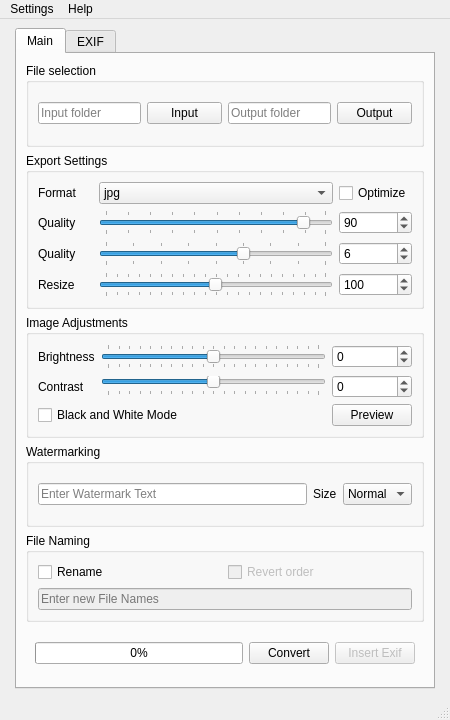
<?xml version="1.0" encoding="UTF-8"?>
<ui version="4.0">
 <class>MainWindow</class>
 <widget class="QMainWindow" name="MainWindow">
  <property name="windowModality">
   <enum>Qt::WindowModality::NonModal</enum>
  </property>
  <property name="geometry">
   <rect>
    <x>0</x>
    <y>0</y>
    <width>450</width>
    <height>720</height>
   </rect>
  </property>
  <property name="minimumSize">
   <size>
    <width>350</width>
    <height>677</height>
   </size>
  </property>
  <property name="maximumSize">
   <size>
    <width>450</width>
    <height>1000</height>
   </size>
  </property>
  <property name="windowTitle">
   <string>OptimaLab35</string>
  </property>
  <widget class="QWidget" name="centralwidget">
   <layout class="QGridLayout" name="gridLayout">
    <item row="0" column="0">
     <widget class="QTabWidget" name="tabWidget">
      <property name="maximumSize">
       <size>
        <width>420</width>
        <height>16777215</height>
       </size>
      </property>
      <property name="currentIndex">
       <number>0</number>
      </property>
      <widget class="QWidget" name="tab_1">
       <attribute name="title">
        <string>Main</string>
       </attribute>
       <layout class="QVBoxLayout" name="verticalLayout_10">
        <item>
         <widget class="QGroupBox" name="folder_group">
          <property name="maximumSize">
           <size>
            <width>400</width>
            <height>16777215</height>
           </size>
          </property>
          <property name="title">
           <string>File selection</string>
          </property>
          <layout class="QGridLayout" name="gridLayout_5">
           <item row="0" column="1">
            <widget class="QPushButton" name="input_folder_button">
             <property name="minimumSize">
              <size>
               <width>70</width>
               <height>0</height>
              </size>
             </property>
             <property name="toolTip">
              <string>Open a file browser to select a folder for loading images.</string>
             </property>
             <property name="text">
              <string extracomment="Comment?">Input</string>
             </property>
             <property name="flat">
              <bool>false</bool>
             </property>
            </widget>
           </item>
           <item row="0" column="2">
            <widget class="QLineEdit" name="output_path">
             <property name="text">
              <string/>
             </property>
             <property name="placeholderText">
              <string>Output folder</string>
             </property>
            </widget>
           </item>
           <item row="0" column="0">
            <widget class="QLineEdit" name="input_path">
             <property name="toolTip">
              <string/>
             </property>
             <property name="text">
              <string/>
             </property>
             <property name="placeholderText">
              <string>Input folder</string>
             </property>
            </widget>
           </item>
           <item row="0" column="3">
            <widget class="QPushButton" name="output_folder_button">
             <property name="minimumSize">
              <size>
               <width>70</width>
               <height>0</height>
              </size>
             </property>
             <property name="toolTip">
              <string>Open a file browser to select a folder for saving images.</string>
             </property>
             <property name="text">
              <string>Output</string>
             </property>
            </widget>
           </item>
          </layout>
         </widget>
        </item>
        <item>
         <widget class="QGroupBox" name="groupBox">
          <property name="maximumSize">
           <size>
            <width>400</width>
            <height>16777215</height>
           </size>
          </property>
          <property name="title">
           <string>Export Settings</string>
          </property>
          <layout class="QGridLayout" name="gridLayout_4">
           <item row="4" column="0">
            <widget class="QLabel" name="quality_label_2">
             <property name="text">
              <string>Quality</string>
             </property>
            </widget>
           </item>
           <item row="3" column="3">
            <widget class="QSpinBox" name="jpg_quality_spinBox">
             <property name="minimum">
              <number>1</number>
             </property>
             <property name="maximum">
              <number>100</number>
             </property>
             <property name="value">
              <number>90</number>
             </property>
            </widget>
           </item>
           <item row="0" column="0">
            <widget class="QLabel" name="label_11">
             <property name="text">
              <string>Format     </string>
             </property>
            </widget>
           </item>
           <item row="0" column="3">
            <widget class="QCheckBox" name="optimize_checkBox">
             <property name="toolTip">
              <string>Recommended for web use. Enables PIL optimization to slightly reduce file size without visible quality loss. </string>
             </property>
             <property name="text">
              <string>Optimize</string>
             </property>
            </widget>
           </item>
           <item row="4" column="2">
            <widget class="QSlider" name="png_quality_Slider">
             <property name="toolTip">
              <string/>
             </property>
             <property name="minimum">
              <number>1</number>
             </property>
             <property name="maximum">
              <number>9</number>
             </property>
             <property name="pageStep">
              <number>1</number>
             </property>
             <property name="sliderPosition">
              <number>6</number>
             </property>
             <property name="orientation">
              <enum>Qt::Orientation::Horizontal</enum>
             </property>
             <property name="tickPosition">
              <enum>QSlider::TickPosition::TicksBothSides</enum>
             </property>
            </widget>
           </item>
           <item row="4" column="3">
            <widget class="QSpinBox" name="png_quality_spinBox">
             <property name="enabled">
              <bool>true</bool>
             </property>
             <property name="minimum">
              <number>1</number>
             </property>
             <property name="maximum">
              <number>9</number>
             </property>
             <property name="value">
              <number>6</number>
             </property>
            </widget>
           </item>
           <item row="3" column="0">
            <widget class="QLabel" name="quality_label_1">
             <property name="text">
              <string>Quality</string>
             </property>
            </widget>
           </item>
           <item row="0" column="2">
            <widget class="QComboBox" name="image_type">
             <property name="toolTip">
              <string>Select export file type.</string>
             </property>
             <item>
              <property name="text">
               <string notr="true">jpg</string>
              </property>
             </item>
             <item>
              <property name="text">
               <string notr="true">png</string>
              </property>
             </item>
             <item>
              <property name="text">
               <string notr="true">webp</string>
              </property>
             </item>
            </widget>
           </item>
           <item row="3" column="2">
            <widget class="QSlider" name="jpg_quality_Slider">
             <property name="minimum">
              <number>1</number>
             </property>
             <property name="maximum">
              <number>100</number>
             </property>
             <property name="sliderPosition">
              <number>90</number>
             </property>
             <property name="orientation">
              <enum>Qt::Orientation::Horizontal</enum>
             </property>
             <property name="tickPosition">
              <enum>QSlider::TickPosition::TicksBothSides</enum>
             </property>
            </widget>
           </item>
           <item row="5" column="0">
            <widget class="QLabel" name="label_13">
             <property name="toolTip">
              <string>Choose image scaling options. ⚠ Upscaling large images may freeze the system depending on hardware.</string>
             </property>
             <property name="text">
              <string>Resize</string>
             </property>
            </widget>
           </item>
           <item row="5" column="2">
            <widget class="QSlider" name="resize_Slider">
             <property name="toolTip">
              <string/>
             </property>
             <property name="minimum">
              <number>1</number>
             </property>
             <property name="maximum">
              <number>200</number>
             </property>
             <property name="value">
              <number>100</number>
             </property>
             <property name="orientation">
              <enum>Qt::Orientation::Horizontal</enum>
             </property>
             <property name="tickPosition">
              <enum>QSlider::TickPosition::TicksBothSides</enum>
             </property>
            </widget>
           </item>
           <item row="5" column="3">
            <widget class="QSpinBox" name="resize_spinBox">
             <property name="enabled">
              <bool>true</bool>
             </property>
             <property name="toolTip">
              <string/>
             </property>
             <property name="minimum">
              <number>1</number>
             </property>
             <property name="maximum">
              <number>200</number>
             </property>
             <property name="singleStep">
              <number>1</number>
             </property>
             <property name="value">
              <number>100</number>
             </property>
            </widget>
           </item>
          </layout>
         </widget>
        </item>
        <item>
         <widget class="QGroupBox" name="groupBox_2">
          <property name="maximumSize">
           <size>
            <width>400</width>
            <height>16777215</height>
           </size>
          </property>
          <property name="mouseTracking">
           <bool>false</bool>
          </property>
          <property name="title">
           <string>Image Adjustments</string>
          </property>
          <layout class="QGridLayout" name="gridLayout_3">
           <item row="1" column="0">
            <widget class="QLabel" name="label_9">
             <property name="text">
              <string>Brightness</string>
             </property>
            </widget>
           </item>
           <item row="1" column="1">
            <widget class="QSlider" name="brightness_horizontalSlider">
             <property name="minimum">
              <number>-100</number>
             </property>
             <property name="maximum">
              <number>100</number>
             </property>
             <property name="orientation">
              <enum>Qt::Orientation::Horizontal</enum>
             </property>
             <property name="tickPosition">
              <enum>QSlider::TickPosition::TicksBothSides</enum>
             </property>
            </widget>
           </item>
           <item row="1" column="2">
            <widget class="QSpinBox" name="brightness_spinBox">
             <property name="enabled">
              <bool>true</bool>
             </property>
             <property name="minimum">
              <number>-100</number>
             </property>
             <property name="maximum">
              <number>100</number>
             </property>
             <property name="value">
              <number>0</number>
             </property>
            </widget>
           </item>
           <item row="4" column="2">
            <widget class="QSpinBox" name="contrast_spinBox">
             <property name="enabled">
              <bool>true</bool>
             </property>
             <property name="minimum">
              <number>-100</number>
             </property>
             <property name="maximum">
              <number>100</number>
             </property>
             <property name="value">
              <number>0</number>
             </property>
            </widget>
           </item>
           <item row="4" column="0">
            <widget class="QLabel" name="label_10">
             <property name="text">
              <string>Contrast</string>
             </property>
            </widget>
           </item>
           <item row="4" column="1">
            <widget class="QSlider" name="contrast_horizontalSlider">
             <property name="minimum">
              <number>-100</number>
             </property>
             <property name="maximum">
              <number>100</number>
             </property>
             <property name="orientation">
              <enum>Qt::Orientation::Horizontal</enum>
             </property>
             <property name="tickPosition">
              <enum>QSlider::TickPosition::TicksBelow</enum>
             </property>
            </widget>
           </item>
           <item row="5" column="0" colspan="2">
            <widget class="QCheckBox" name="grayscale_checkBox">
             <property name="toolTip">
              <string>Converts image to Grayscale</string>
             </property>
             <property name="text">
              <string>Black and White Mode</string>
             </property>
            </widget>
           </item>
           <item row="5" column="2">
            <widget class="QPushButton" name="preview_Button">
             <property name="toolTip">
              <string>Open a preview window to see how brightness, contrast, and grayscale adjustments affect your image.</string>
             </property>
             <property name="text">
              <string>Preview</string>
             </property>
            </widget>
           </item>
          </layout>
         </widget>
        </item>
        <item>
         <widget class="QGroupBox" name="groupBox_3">
          <property name="enabled">
           <bool>true</bool>
          </property>
          <property name="maximumSize">
           <size>
            <width>400</width>
            <height>16777215</height>
           </size>
          </property>
          <property name="title">
           <string>Watermarking</string>
          </property>
          <property name="flat">
           <bool>false</bool>
          </property>
          <property name="checkable">
           <bool>false</bool>
          </property>
          <property name="checked">
           <bool>false</bool>
          </property>
          <layout class="QHBoxLayout" name="horizontalLayout_5">
           <item>
            <widget class="QLineEdit" name="watermark_lineEdit">
             <property name="enabled">
              <bool>true</bool>
             </property>
             <property name="text">
              <string/>
             </property>
             <property name="placeholderText">
              <string>Enter Watermark Text</string>
             </property>
            </widget>
           </item>
           <item>
            <widget class="QLabel" name="label_12">
             <property name="text">
              <string>Size</string>
             </property>
            </widget>
           </item>
           <item>
            <widget class="QComboBox" name="font_size_comboBox">
             <property name="toolTip">
              <string>Adjust the font size for the watermark. Size scales proportionally to image dimensions.</string>
             </property>
             <property name="currentText">
              <string>Normal</string>
             </property>
             <property name="currentIndex">
              <number>2</number>
             </property>
             <item>
              <property name="text">
               <string>Tiny</string>
              </property>
             </item>
             <item>
              <property name="text">
               <string>Small</string>
              </property>
             </item>
             <item>
              <property name="text">
               <string>Normal</string>
              </property>
             </item>
             <item>
              <property name="text">
               <string>Large</string>
              </property>
             </item>
             <item>
              <property name="text">
               <string>Huge</string>
              </property>
             </item>
            </widget>
           </item>
          </layout>
         </widget>
        </item>
        <item>
         <widget class="QGroupBox" name="rename_group">
          <property name="maximumSize">
           <size>
            <width>400</width>
            <height>16777215</height>
           </size>
          </property>
          <property name="title">
           <string>File Naming</string>
          </property>
          <layout class="QGridLayout" name="gridLayout_6">
           <item row="0" column="0">
            <widget class="QCheckBox" name="rename_checkbox">
             <property name="toolTip">
              <string>Enable to rename all images with a new base name. '_xx' will be added at the end of each filename.</string>
             </property>
             <property name="text">
              <string>Rename</string>
             </property>
            </widget>
           </item>
           <item row="0" column="1">
            <widget class="QCheckBox" name="revert_checkbox">
             <property name="enabled">
              <bool>false</bool>
             </property>
             <property name="toolTip">
              <string>Reverses the order of images. Useful for scanned film rolls where the last image (e.g., 36) is scanned first.</string>
             </property>
             <property name="text">
              <string>Revert order</string>
             </property>
            </widget>
           </item>
           <item row="1" column="0" colspan="2">
            <widget class="QLineEdit" name="filename">
             <property name="enabled">
              <bool>false</bool>
             </property>
             <property name="text">
              <string/>
             </property>
             <property name="placeholderText">
              <string>Enter new File Names</string>
             </property>
            </widget>
           </item>
          </layout>
         </widget>
        </item>
        <item>
         <widget class="QWidget" name="widget_9" native="true">
          <property name="maximumSize">
           <size>
            <width>400</width>
            <height>50</height>
           </size>
          </property>
          <layout class="QHBoxLayout" name="horizontalLayout_3">
           <item>
            <widget class="QProgressBar" name="progressBar">
             <property name="enabled">
              <bool>true</bool>
             </property>
             <property name="value">
              <number>0</number>
             </property>
            </widget>
           </item>
           <item>
            <widget class="QPushButton" name="start_button">
             <property name="enabled">
              <bool>true</bool>
             </property>
             <property name="text">
              <string>Convert</string>
             </property>
            </widget>
           </item>
           <item>
            <widget class="QPushButton" name="insert_exif_Button">
             <property name="enabled">
              <bool>false</bool>
             </property>
             <property name="toolTip">
              <string>Insert EXIF without modifying images.</string>
             </property>
             <property name="text">
              <string>Insert Exif</string>
             </property>
            </widget>
           </item>
          </layout>
         </widget>
        </item>
       </layout>
      </widget>
      <widget class="QWidget" name="tab_2">
       <attribute name="title">
        <string>EXIF</string>
       </attribute>
       <layout class="QVBoxLayout" name="verticalLayout_9">
        <item>
         <widget class="QGroupBox" name="exif_group">
          <property name="title">
           <string>EXIF Settings</string>
          </property>
          <layout class="QHBoxLayout" name="horizontalLayout">
           <item>
            <widget class="QCheckBox" name="exif_checkbox">
             <property name="enabled">
              <bool>true</bool>
             </property>
             <property name="toolTip">
              <string>Add your own EXIF data to the images with the selection from below.</string>
             </property>
             <property name="text">
              <string>Custom EXIF</string>
             </property>
            </widget>
           </item>
           <item>
            <widget class="QCheckBox" name="exif_copy_checkBox">
             <property name="toolTip">
              <string>Copy EXIF from the input data.</string>
             </property>
             <property name="text">
              <string>Copy EXIF</string>
             </property>
            </widget>
           </item>
           <item>
            <widget class="QPushButton" name="edit_exif_button">
             <property name="enabled">
              <bool>true</bool>
             </property>
             <property name="toolTip">
              <string>Open the EXIF Editor to add or remove metadata entries, making them available for selection.</string>
             </property>
             <property name="text">
              <string>EXIF editor</string>
             </property>
            </widget>
           </item>
          </layout>
         </widget>
        </item>
        <item>
         <widget class="QGroupBox" name="exif_options_group">
          <property name="enabled">
           <bool>false</bool>
          </property>
          <property name="title">
           <string>Essential EXIF Info</string>
          </property>
          <layout class="QGridLayout" name="gridLayout_7">
           <item row="3" column="0">
            <widget class="QWidget" name="widget_7" native="true">
             <layout class="QVBoxLayout" name="verticalLayout_7">
              <item>
               <widget class="QLabel" name="label_7">
                <property name="text">
                 <string>Artist</string>
                </property>
               </widget>
              </item>
              <item>
               <widget class="QComboBox" name="artist_comboBox"/>
              </item>
             </layout>
            </widget>
           </item>
           <item row="1" column="1">
            <widget class="QWidget" name="widget_4" native="true">
             <layout class="QVBoxLayout" name="verticalLayout_4">
              <item>
               <widget class="QLabel" name="label_4">
                <property name="text">
                 <string>ISO</string>
                </property>
               </widget>
              </item>
              <item>
               <widget class="QComboBox" name="iso_comboBox"/>
              </item>
             </layout>
            </widget>
           </item>
           <item row="2" column="1">
            <widget class="QWidget" name="widget_6" native="true">
             <layout class="QVBoxLayout" name="verticalLayout_6">
              <item>
               <widget class="QLabel" name="label_6">
                <property name="text">
                 <string>Scanner</string>
                </property>
               </widget>
              </item>
              <item>
               <widget class="QComboBox" name="user_comment_comboBox"/>
              </item>
             </layout>
            </widget>
           </item>
           <item row="1" column="0">
            <widget class="QWidget" name="widget_2" native="true">
             <layout class="QVBoxLayout" name="verticalLayout_2">
              <item>
               <widget class="QLabel" name="label_2">
                <property name="text">
                 <string>Lens</string>
                </property>
               </widget>
              </item>
              <item>
               <widget class="QComboBox" name="lens_comboBox"/>
              </item>
             </layout>
            </widget>
           </item>
           <item row="2" column="0">
            <widget class="QWidget" name="widget_5" native="true">
             <layout class="QVBoxLayout" name="verticalLayout_5">
              <item>
               <widget class="QLabel" name="label_5">
                <property name="text">
                 <string>Film</string>
                </property>
               </widget>
              </item>
              <item>
               <widget class="QComboBox" name="image_description_comboBox"/>
              </item>
             </layout>
            </widget>
           </item>
           <item row="0" column="0">
            <widget class="QWidget" name="widget" native="true">
             <layout class="QVBoxLayout" name="verticalLayout">
              <item>
               <widget class="QLabel" name="label">
                <property name="text">
                 <string>Make</string>
                </property>
               </widget>
              </item>
              <item>
               <widget class="QComboBox" name="make_comboBox">
                <property name="currentText">
                 <string/>
                </property>
                <property name="placeholderText">
                 <string/>
                </property>
               </widget>
              </item>
             </layout>
            </widget>
           </item>
           <item row="0" column="1">
            <widget class="QWidget" name="widget_3" native="true">
             <layout class="QVBoxLayout" name="verticalLayout_3">
              <item>
               <widget class="QLabel" name="label_3">
                <property name="text">
                 <string>Model</string>
                </property>
               </widget>
              </item>
              <item>
               <widget class="QComboBox" name="model_comboBox"/>
              </item>
             </layout>
            </widget>
           </item>
           <item row="3" column="1">
            <widget class="QWidget" name="widget_8" native="true">
             <layout class="QVBoxLayout" name="verticalLayout_8">
              <item>
               <widget class="QLabel" name="label_8">
                <property name="text">
                 <string>Copyright</string>
                </property>
               </widget>
              </item>
              <item>
               <widget class="QComboBox" name="copyright_info_comboBox"/>
              </item>
             </layout>
            </widget>
           </item>
          </layout>
         </widget>
        </item>
        <item>
         <widget class="QGroupBox" name="gps_groupBox">
          <property name="enabled">
           <bool>false</bool>
          </property>
          <property name="title">
           <string>GPS Coordinates</string>
          </property>
          <layout class="QHBoxLayout" name="horizontalLayout_4">
           <item>
            <widget class="QCheckBox" name="gps_checkBox">
             <property name="toolTip">
              <string>From a Homepage like latlong.net</string>
             </property>
             <property name="text">
              <string>Enable GPS Data</string>
             </property>
            </widget>
           </item>
           <item>
            <widget class="QLineEdit" name="lat_lineEdit">
             <property name="enabled">
              <bool>false</bool>
             </property>
             <property name="toolTip">
              <string>Format: xx.xxxxxx (e.g., 57.618520)</string>
             </property>
             <property name="text">
              <string/>
             </property>
             <property name="maxLength">
              <number>8</number>
             </property>
             <property name="placeholderText">
              <string>Latitude</string>
             </property>
            </widget>
           </item>
           <item>
            <widget class="QLineEdit" name="long_lineEdit">
             <property name="enabled">
              <bool>false</bool>
             </property>
             <property name="toolTip">
              <string>Format: xx.xxxxxx (e.g., -13.779602)</string>
             </property>
             <property name="text">
              <string/>
             </property>
             <property name="maxLength">
              <number>8</number>
             </property>
             <property name="placeholderText">
              <string>Longitude</string>
             </property>
            </widget>
           </item>
          </layout>
         </widget>
        </item>
        <item>
         <widget class="QGroupBox" name="date_groupBox">
          <property name="enabled">
           <bool>false</bool>
          </property>
          <property name="title">
           <string>Original Capture Data and Time</string>
          </property>
          <layout class="QHBoxLayout" name="horizontalLayout_2">
           <item>
            <widget class="QCheckBox" name="add_date_checkBox">
             <property name="toolTip">
              <string>Adds &quot;Date and Time (original)&quot; to the image, i.e. when the picture was taking.</string>
             </property>
             <property name="text">
              <string>Enable Timestamp</string>
             </property>
            </widget>
           </item>
           <item>
            <widget class="QDateEdit" name="dateEdit">
             <property name="enabled">
              <bool>false</bool>
             </property>
             <property name="dateTime">
              <datetime>
               <hour>22</hour>
               <minute>0</minute>
               <second>0</second>
               <year>2024</year>
               <month>12</month>
               <day>31</day>
              </datetime>
             </property>
             <property name="maximumDate">
              <date>
               <year>2038</year>
               <month>12</month>
               <day>31</day>
              </date>
             </property>
             <property name="minimumDate">
              <date>
               <year>1970</year>
               <month>1</month>
               <day>1</day>
              </date>
             </property>
             <property name="calendarPopup">
              <bool>true</bool>
             </property>
            </widget>
           </item>
          </layout>
         </widget>
        </item>
       </layout>
      </widget>
     </widget>
    </item>
   </layout>
  </widget>
  <widget class="QStatusBar" name="statusBar"/>
  <widget class="QMenuBar" name="menuBar">
   <property name="geometry">
    <rect>
     <x>0</x>
     <y>0</y>
     <width>450</width>
     <height>19</height>
    </rect>
   </property>
   <widget class="QMenu" name="menuHelp">
    <property name="title">
     <string>Help</string>
    </property>
    <addaction name="actionAbout"/>
   </widget>
   <widget class="QMenu" name="menuSettings">
    <property name="title">
     <string>Settings</string>
    </property>
    <addaction name="actionSettings"/>
   </widget>
   <addaction name="menuSettings"/>
   <addaction name="menuHelp"/>
  </widget>
  <action name="actionInfo">
   <property name="text">
    <string>About</string>
   </property>
  </action>
  <action name="actionPreview">
   <property name="text">
    <string>Preview image</string>
   </property>
  </action>
  <action name="actionAbout">
   <property name="text">
    <string>About</string>
   </property>
  </action>
  <action name="actionSettings">
   <property name="text">
    <string>Preferences...</string>
   </property>
  </action>
 </widget>
 <resources/>
 <connections>
  <connection>
   <sender>rename_checkbox</sender>
   <signal>toggled(bool)</signal>
   <receiver>filename</receiver>
   <slot>setEnabled(bool)</slot>
   <hints>
    <hint type="sourcelabel">
     <x>105</x>
     <y>522</y>
    </hint>
    <hint type="destinationlabel">
     <x>182</x>
     <y>560</y>
    </hint>
   </hints>
  </connection>
  <connection>
   <sender>exif_checkbox</sender>
   <signal>toggled(bool)</signal>
   <receiver>exif_options_group</receiver>
   <slot>setEnabled(bool)</slot>
   <hints>
    <hint type="sourcelabel">
     <x>130</x>
     <y>105</y>
    </hint>
    <hint type="destinationlabel">
     <x>236</x>
     <y>328</y>
    </hint>
   </hints>
  </connection>
  <connection>
   <sender>jpg_quality_Slider</sender>
   <signal>valueChanged(int)</signal>
   <receiver>jpg_quality_spinBox</receiver>
   <slot>setValue(int)</slot>
   <hints>
    <hint type="sourcelabel">
     <x>218</x>
     <y>289</y>
    </hint>
    <hint type="destinationlabel">
     <x>380</x>
     <y>289</y>
    </hint>
   </hints>
  </connection>
  <connection>
   <sender>exif_copy_checkBox</sender>
   <signal>toggled(bool)</signal>
   <receiver>exif_checkbox</receiver>
   <slot>setDisabled(bool)</slot>
   <hints>
    <hint type="sourcelabel">
     <x>332</x>
     <y>105</y>
    </hint>
    <hint type="destinationlabel">
     <x>130</x>
     <y>105</y>
    </hint>
   </hints>
  </connection>
  <connection>
   <sender>exif_checkbox</sender>
   <signal>toggled(bool)</signal>
   <receiver>exif_copy_checkBox</receiver>
   <slot>setDisabled(bool)</slot>
   <hints>
    <hint type="sourcelabel">
     <x>130</x>
     <y>105</y>
    </hint>
    <hint type="destinationlabel">
     <x>332</x>
     <y>105</y>
    </hint>
   </hints>
  </connection>
  <connection>
   <sender>resize_spinBox</sender>
   <signal>valueChanged(int)</signal>
   <receiver>resize_Slider</receiver>
   <slot>setValue(int)</slot>
   <hints>
    <hint type="sourcelabel">
     <x>380</x>
     <y>252</y>
    </hint>
    <hint type="destinationlabel">
     <x>218</x>
     <y>252</y>
    </hint>
   </hints>
  </connection>
  <connection>
   <sender>png_quality_spinBox</sender>
   <signal>valueChanged(int)</signal>
   <receiver>png_quality_Slider</receiver>
   <slot>setValue(int)</slot>
   <hints>
    <hint type="sourcelabel">
     <x>380</x>
     <y>326</y>
    </hint>
    <hint type="destinationlabel">
     <x>218</x>
     <y>326</y>
    </hint>
   </hints>
  </connection>
  <connection>
   <sender>contrast_horizontalSlider</sender>
   <signal>valueChanged(int)</signal>
   <receiver>contrast_spinBox</receiver>
   <slot>setValue(int)</slot>
   <hints>
    <hint type="sourcelabel">
     <x>187</x>
     <y>458</y>
    </hint>
    <hint type="destinationlabel">
     <x>378</x>
     <y>458</y>
    </hint>
   </hints>
  </connection>
  <connection>
   <sender>resize_Slider</sender>
   <signal>valueChanged(int)</signal>
   <receiver>resize_spinBox</receiver>
   <slot>setValue(int)</slot>
   <hints>
    <hint type="sourcelabel">
     <x>218</x>
     <y>252</y>
    </hint>
    <hint type="destinationlabel">
     <x>380</x>
     <y>252</y>
    </hint>
   </hints>
  </connection>
  <connection>
   <sender>brightness_horizontalSlider</sender>
   <signal>valueChanged(int)</signal>
   <receiver>brightness_spinBox</receiver>
   <slot>setValue(int)</slot>
   <hints>
    <hint type="sourcelabel">
     <x>187</x>
     <y>393</y>
    </hint>
    <hint type="destinationlabel">
     <x>378</x>
     <y>393</y>
    </hint>
   </hints>
  </connection>
  <connection>
   <sender>exif_checkbox</sender>
   <signal>toggled(bool)</signal>
   <receiver>date_groupBox</receiver>
   <slot>setEnabled(bool)</slot>
   <hints>
    <hint type="sourcelabel">
     <x>126</x>
     <y>103</y>
    </hint>
    <hint type="destinationlabel">
     <x>224</x>
     <y>589</y>
    </hint>
   </hints>
  </connection>
  <connection>
   <sender>png_quality_Slider</sender>
   <signal>valueChanged(int)</signal>
   <receiver>png_quality_spinBox</receiver>
   <slot>setValue(int)</slot>
   <hints>
    <hint type="sourcelabel">
     <x>218</x>
     <y>326</y>
    </hint>
    <hint type="destinationlabel">
     <x>380</x>
     <y>326</y>
    </hint>
   </hints>
  </connection>
  <connection>
   <sender>gps_checkBox</sender>
   <signal>toggled(bool)</signal>
   <receiver>lat_lineEdit</receiver>
   <slot>setEnabled(bool)</slot>
   <hints>
    <hint type="sourcelabel">
     <x>72</x>
     <y>547</y>
    </hint>
    <hint type="destinationlabel">
     <x>192</x>
     <y>547</y>
    </hint>
   </hints>
  </connection>
  <connection>
   <sender>exif_checkbox</sender>
   <signal>toggled(bool)</signal>
   <receiver>insert_exif_Button</receiver>
   <slot>setEnabled(bool)</slot>
   <hints>
    <hint type="sourcelabel">
     <x>92</x>
     <y>130</y>
    </hint>
    <hint type="destinationlabel">
     <x>369</x>
     <y>684</y>
    </hint>
   </hints>
  </connection>
  <connection>
   <sender>gps_checkBox</sender>
   <signal>toggled(bool)</signal>
   <receiver>long_lineEdit</receiver>
   <slot>setEnabled(bool)</slot>
   <hints>
    <hint type="sourcelabel">
     <x>72</x>
     <y>547</y>
    </hint>
    <hint type="destinationlabel">
     <x>344</x>
     <y>547</y>
    </hint>
   </hints>
  </connection>
  <connection>
   <sender>brightness_spinBox</sender>
   <signal>valueChanged(int)</signal>
   <receiver>brightness_horizontalSlider</receiver>
   <slot>setValue(int)</slot>
   <hints>
    <hint type="sourcelabel">
     <x>378</x>
     <y>393</y>
    </hint>
    <hint type="destinationlabel">
     <x>187</x>
     <y>393</y>
    </hint>
   </hints>
  </connection>
  <connection>
   <sender>resize_Slider</sender>
   <signal>valueChanged(int)</signal>
   <receiver>resize_spinBox</receiver>
   <slot>setValue(int)</slot>
   <hints>
    <hint type="sourcelabel">
     <x>218</x>
     <y>252</y>
    </hint>
    <hint type="destinationlabel">
     <x>380</x>
     <y>252</y>
    </hint>
   </hints>
  </connection>
  <connection>
   <sender>exif_checkbox</sender>
   <signal>toggled(bool)</signal>
   <receiver>gps_groupBox</receiver>
   <slot>setEnabled(bool)</slot>
   <hints>
    <hint type="sourcelabel">
     <x>94</x>
     <y>103</y>
    </hint>
    <hint type="destinationlabel">
     <x>224</x>
     <y>535</y>
    </hint>
   </hints>
  </connection>
  <connection>
   <sender>contrast_spinBox</sender>
   <signal>valueChanged(int)</signal>
   <receiver>contrast_horizontalSlider</receiver>
   <slot>setValue(int)</slot>
   <hints>
    <hint type="sourcelabel">
     <x>378</x>
     <y>458</y>
    </hint>
    <hint type="destinationlabel">
     <x>187</x>
     <y>458</y>
    </hint>
   </hints>
  </connection>
  <connection>
   <sender>add_date_checkBox</sender>
   <signal>toggled(bool)</signal>
   <receiver>dateEdit</receiver>
   <slot>setEnabled(bool)</slot>
   <hints>
    <hint type="sourcelabel">
     <x>94</x>
     <y>601</y>
    </hint>
    <hint type="destinationlabel">
     <x>224</x>
     <y>602</y>
    </hint>
   </hints>
  </connection>
  <connection>
   <sender>jpg_quality_spinBox</sender>
   <signal>valueChanged(int)</signal>
   <receiver>jpg_quality_Slider</receiver>
   <slot>setValue(int)</slot>
   <hints>
    <hint type="sourcelabel">
     <x>380</x>
     <y>289</y>
    </hint>
    <hint type="destinationlabel">
     <x>218</x>
     <y>289</y>
    </hint>
   </hints>
  </connection>
  <connection>
   <sender>rename_checkbox</sender>
   <signal>toggled(bool)</signal>
   <receiver>revert_checkbox</receiver>
   <slot>setEnabled(bool)</slot>
   <hints>
    <hint type="sourcelabel">
     <x>124</x>
     <y>592</y>
    </hint>
    <hint type="destinationlabel">
     <x>315</x>
     <y>592</y>
    </hint>
   </hints>
  </connection>
 </connections>
</ui>
